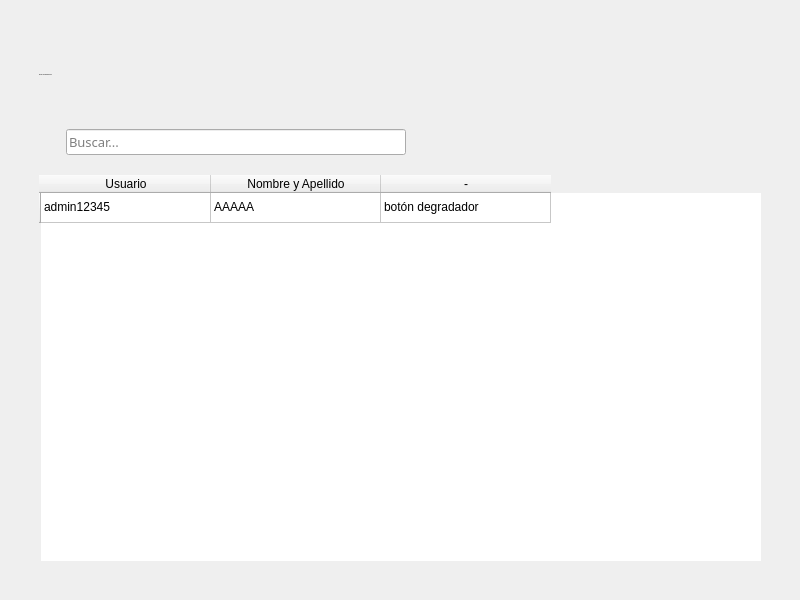
<?xml version="1.0" encoding="UTF-8"?>
<ui version="4.0">
 <class>MainWindow</class>
 <widget class="QMainWindow" name="MainWindow">
  <property name="geometry">
   <rect>
    <x>0</x>
    <y>0</y>
    <width>800</width>
    <height>600</height>
   </rect>
  </property>
  <property name="windowTitle">
   <string>MainWindow</string>
  </property>
  <property name="styleSheet">
   <string notr="true">@import url('https://fonts.googleapis.com/css2?family=Oswald:wght@200;400;700&amp;display=swap');

*{
    font-family: 'Raleway-blod';
    font-weight: 400;
}

QMenuBar{

    background-color: #293045;
    padding: 0;    
    text-transform: capitalize;
    font-size: 14px;
    color:white;
    display: flex;
    flex-direction: column;

}

QMenuBar:item{
    padding: 17px;
    border-radius: 10px;

}

QMenuBar:item:selected{
    background-color: #768AC5;
    color:black;
    border-radius: 5px;
    margin: 10px;
    
    

}

QMenu{
    background-color: #293045;

    color: white;
}

QMenu:item{
    padding: 5px;
    border-radius: 5px;
}

QMenu:item:selected{
    background-color: #768AC5;
    color:white;

}
Qmenu#icon{
   icon:size 40px; 
    
}


QRadioButton:indicator{
    border-style: solid;
    border-color:  #293045;
    border-radius: 6%;
    border-width:  2px;
    background-color: #BABFCE;
}
QRadioButton::indicator:checked{
    background-color: #768AC5;
}

#label{
    font-size: 20px;
}

QLineEdit{
    border-radius: 5px;
    background-color: #BABFCE;
    
}

#title{
    width: 100px;
    height: 200px;
}



QPushButton{
    border-color:#293045;
    border-style: solid;
    border-width: 1px;
    border-radius: 5px;
    background-color: #BABFCE;
    color:#293045;

}
QPushButton:hover{
    background-color:#768AC5;
    color:aliceblue;
}
QPushButton:pressed {
    background-color: #293045;

}

#pushButton_5{
    padding: 10px;
    background-color: #768AC5;
    border-radius: 15%;
}

#pushButton_2,#pushButton_3,#pushButton_4{
    width: 20px;
    height: 30px;
}

</string>
  </property>
  <widget class="QWidget" name="centralwidget">
   <layout class="QGridLayout" name="gridLayout_2">
    <item row="0" column="0">
     <layout class="QVBoxLayout" name="verticalLayout">
      <property name="spacing">
       <number>20</number>
      </property>
      <property name="leftMargin">
       <number>30</number>
      </property>
      <property name="topMargin">
       <number>30</number>
      </property>
      <property name="rightMargin">
       <number>30</number>
      </property>
      <property name="bottomMargin">
       <number>30</number>
      </property>
      <item>
       <widget class="QLabel" name="label">
        <property name="sizePolicy">
         <sizepolicy hsizetype="Fixed" vsizetype="Fixed">
          <horstretch>0</horstretch>
          <verstretch>0</verstretch>
         </sizepolicy>
        </property>
        <property name="minimumSize">
         <size>
          <width>0</width>
          <height>70</height>
         </size>
        </property>
        <property name="font">
         <font>
          <family>Raleway-blod</family>
          <pointsize>-1</pointsize>
          <bold>false</bold>
         </font>
        </property>
        <property name="text">
         <string>Gestión de administradores</string>
        </property>
       </widget>
      </item>
      <item>
       <layout class="QHBoxLayout" name="horizontalLayout_2">
        <item>
         <widget class="QLabel" name="label_2">
          <property name="sizePolicy">
           <sizepolicy hsizetype="Fixed" vsizetype="Fixed">
            <horstretch>0</horstretch>
            <verstretch>0</verstretch>
           </sizepolicy>
          </property>
          <property name="text">
           <string/>
          </property>
          <property name="pixmap">
           <pixmap>lupa.png</pixmap>
          </property>
         </widget>
        </item>
        <item>
         <widget class="QLineEdit" name="lineEdit">
          <property name="sizePolicy">
           <sizepolicy hsizetype="Maximum" vsizetype="Fixed">
            <horstretch>0</horstretch>
            <verstretch>0</verstretch>
           </sizepolicy>
          </property>
          <property name="minimumSize">
           <size>
            <width>340</width>
            <height>0</height>
           </size>
          </property>
          <property name="font">
           <font>
            <family>Raleway-blod</family>
            <pointsize>10</pointsize>
            <bold>false</bold>
           </font>
          </property>
          <property name="styleSheet">
           <string notr="true"/>
          </property>
          <property name="placeholderText">
           <string>Buscar...</string>
          </property>
         </widget>
        </item>
        <item>
         <spacer name="horizontalSpacer_2">
          <property name="orientation">
           <enum>Qt::Horizontal</enum>
          </property>
          <property name="sizeHint" stdset="0">
           <size>
            <width>40</width>
            <height>20</height>
           </size>
          </property>
         </spacer>
        </item>
       </layout>
      </item>
      <item>
       <widget class="QTableWidget" name="tableWidget">
        <property name="sizePolicy">
         <sizepolicy hsizetype="Expanding" vsizetype="Expanding">
          <horstretch>0</horstretch>
          <verstretch>0</verstretch>
         </sizepolicy>
        </property>
        <property name="frameShape">
         <enum>QFrame::NoFrame</enum>
        </property>
        <property name="frameShadow">
         <enum>QFrame::Plain</enum>
        </property>
        <property name="sizeAdjustPolicy">
         <enum>QAbstractScrollArea::AdjustIgnored</enum>
        </property>
        <property name="sortingEnabled">
         <bool>true</bool>
        </property>
        <attribute name="horizontalHeaderMinimumSectionSize">
         <number>170</number>
        </attribute>
        <row>
         <property name="text">
          <string/>
         </property>
        </row>
        <column>
         <property name="text">
          <string>Usuario</string>
         </property>
        </column>
        <column>
         <property name="text">
          <string>Nombre y Apellido</string>
         </property>
        </column>
        <column>
         <property name="text">
          <string>-</string>
         </property>
        </column>
        <item row="0" column="0">
         <property name="text">
          <string>admin12345</string>
         </property>
        </item>
        <item row="0" column="1">
         <property name="text">
          <string>AAAAA</string>
         </property>
        </item>
        <item row="0" column="2">
         <property name="text">
          <string>botón degradador</string>
         </property>
        </item>
       </widget>
      </item>
     </layout>
    </item>
   </layout>
  </widget>
 </widget>
 <resources/>
 <connections/>
</ui>
